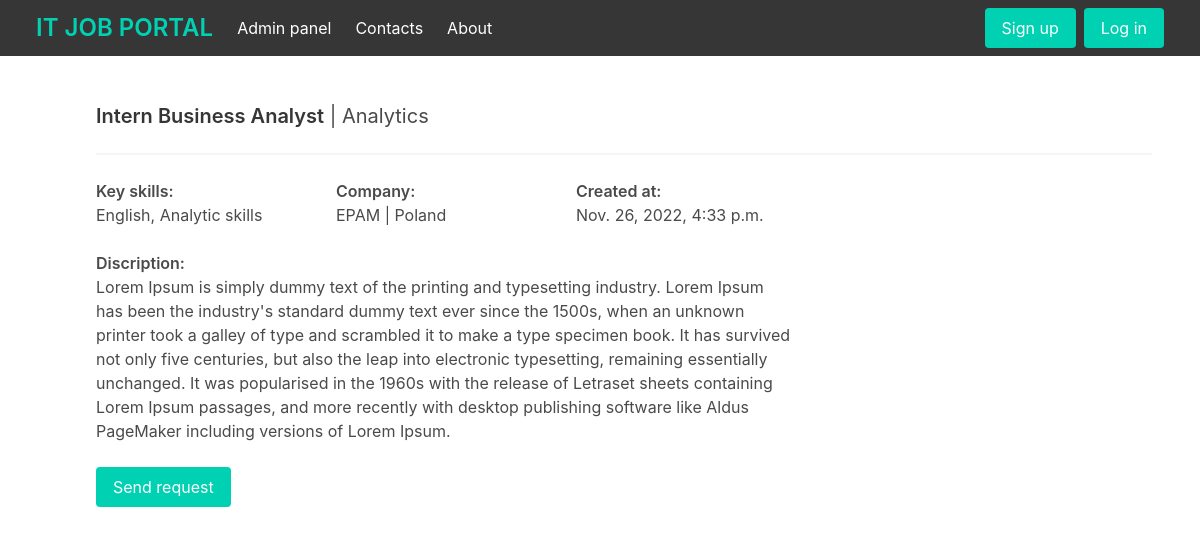
Page /job/intern-business-analyst on the committed database.
### job/models.py (models this page shows, shortened)
class Job(models.Model):
    category = models.ForeignKey(Category, related_name='jobs', on_delete=models.CASCADE)
    title = models.CharField(max_length=255)
    slug = models.SlugField(unique=True, null=True)
    key_skills = models.TextField()
    description = models.TextField(blank=True, null=True)
    company_name = models.CharField(max_length=255)
    company_country = models.CharField(max_length=255, blank=True, null=True)
    created_at = models.DateTimeField(auto_now_add=True)
    is_active = models.BooleanField(default=True)
    class Meta:
        ordering = ('-created_at',)

class Category(models.Model):
    title = models.CharField(max_length=255)
    slug = models.SlugField()
    class Meta:
        ordering = ('title',)
    def __str__(self):
        return self.title

### job/views.py (the view)
# urls.py: path('job/<slug:slug>', job, name="job"),
def job(request, slug):
    job = get_object_or_404(Job, slug=slug)
    context = {'job': job}
    return render(request, 'job/job.html', context)

### job/templates/job/job.html (shortened to what this page needs)
{% extends 'job/base.html' %}
{% block content %}
    <div class="pl-6">
        <div>
            <h1 class="subtitle is-5"><strong>{{ job.title }}</strong> | {{ job.category }}</h1>
        </div>
        <hr>
        <div class="columns">
            <div class="column is-two-thirds">
                <div class="columns">
                    <div class="column is-one-third">
                        <p class="has-text-weight-semibold">Key skills:</p>
                        <p>{{ job.key_skills }}</p>
                    </div>
                    <div class="column is-one-third">
                        <p class="has-text-weight-semibold">Company:</p>
                        <p>{{ job.company_name }} | {{ job.company_country }}</p>
                    </div>
                    <div class="column is-one-third">
                        <p class="has-text-weight-semibold">Created at:</p>
                        <p>{{ job.created_at }}</p>
                    </div>
                </div>
                <div class="columns">
                    <div class="column">
                        <p class="has-text-weight-semibold">Discription:</p>
                        <p>{{ job.description }}</p>
                    </div>
                </div>
            </div>
        </div>
            <form action="{% url 'apply-job' job.id %}" method="POST">
                <button class="button is-primary" type="submit">Send request</button>
            </form>
    </div>
{% endblock %}

### rows in the picture
Job: title "Intern Business Analyst", category "Аnalytics", key_skills "English, Analytic skills", company_name "EPAM", company_country "Poland", created_at "Nov. 26, 2022, 4:33 p.m.", description "Lorem Ipsum is simply dummy text of the printing and typesetting industry. Lorem Ipsum has been the industry's standard dummy text ever since the 1500s, when an unknown printer took a galley of type and scrambled it to make a type specimen book. It has survived not only five centuries, but also the leap into electronic typesetting, remaining essentially unchanged. It was popularised in the 1960s with the release of Letraset sheets containing Lorem Ipsum passages, and more recently with desktop publishing software like Aldus PageMaker including versions of Lorem Ipsum."
